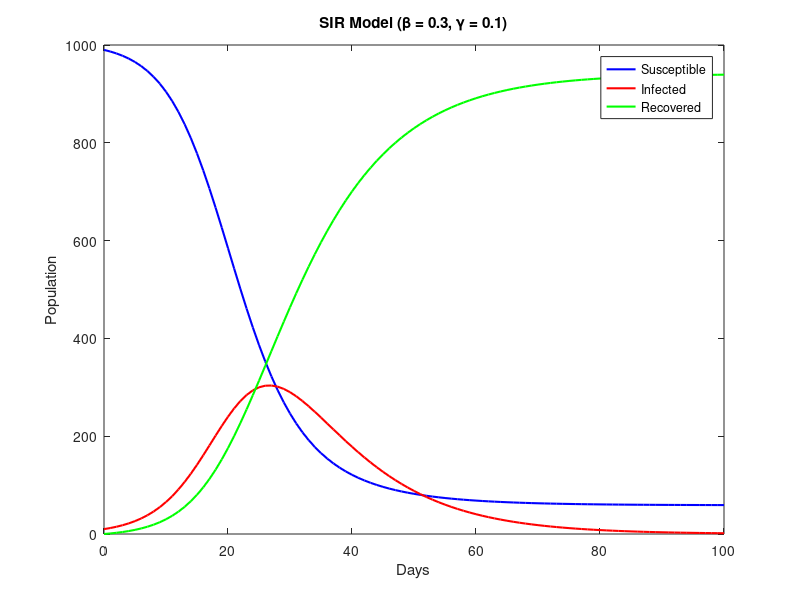
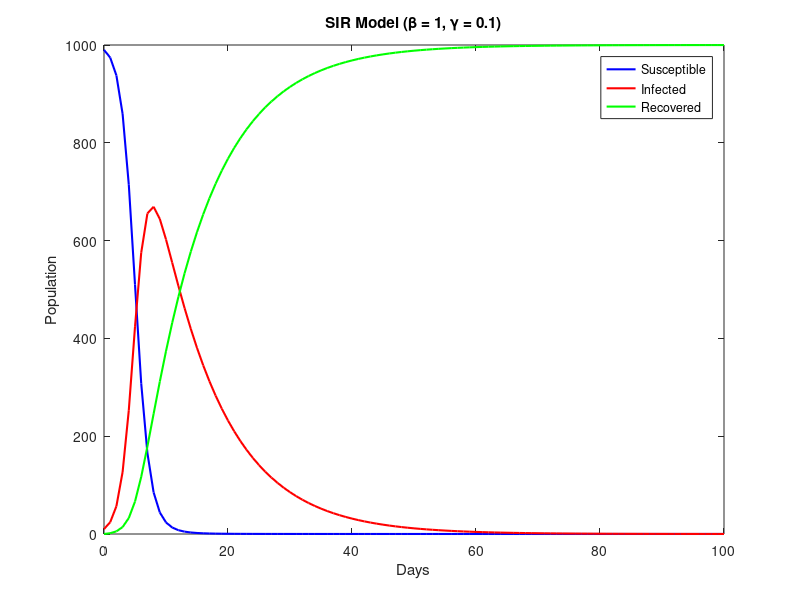
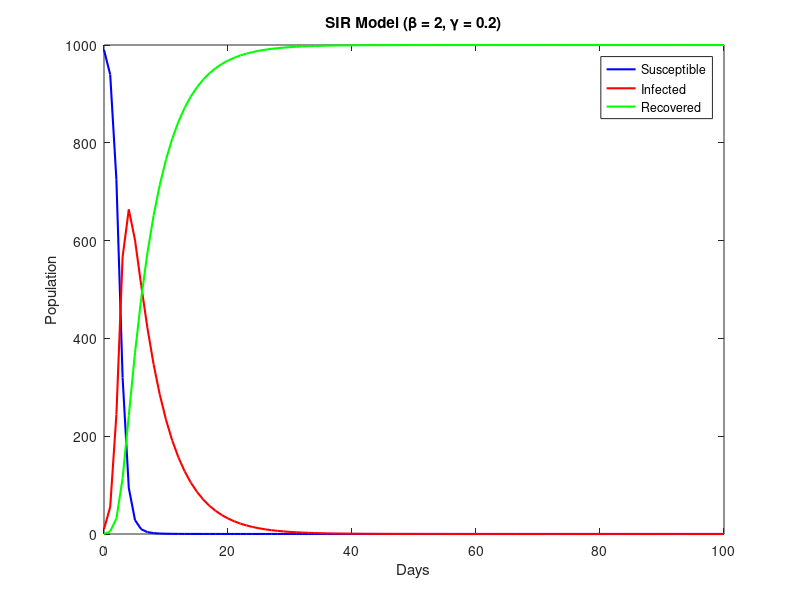

Source code (MATLAB) for these figures, in order: (Note: this script raises an error after producing the figures.)
%% Part 1: Modeling Disease Spread
% Parameters
clc
clear all
Total_pop = 1000; % Total population
Sim_days = 100;   % Duration of the simulation in days
T_step = 1;       % Time step in days

% Initial conditions
S0 = 990; %initial suceptible
I0 = 10;  %initial infected
R0 = 0;   %initial recovered

% Parameters for diseases
dis_params = [0.3, 0.1;  % Seasonal Influenza
              1.0, 0.1;  % COVID-19
             2.0, 0.2]; % Measles

% Loop through each disease scenario
for cdc = 1:size(dis_params, 1)
 
    trans_rate = dis_params(cdc, 1); %transmission rate
    rec_rate = dis_params(cdc, 2);   %recovery rate
    
    % Initialize arrays for S, I, R values
    susceptible = zeros(1, Sim_days + 1);
    infected = zeros(1, Sim_days + 1);
    recovered = zeros(1, Sim_days + 1);
    
    % Set initial values
    susceptible(1) = S0;
    infected(1) = I0;
    recovered(1) = R0;
    
    % Using 4th-order Runge-Kutta method
    for t = 1:Sim_days
        % Calculate k1 values
        k1_s = -trans_rate * susceptible(t) * infected(t) / Total_pop;
        k1_i = (trans_rate * susceptible(t) * infected(t) / Total_pop) - rec_rate * infected(t);
        k1_r = rec_rate * infected(t);
        
        % Calculate k2 values
        k2_s = -trans_rate * (susceptible(t) + 0.5 * T_step * k1_s) * (infected(t) + 0.5 * T_step * k1_i) / Total_pop;
        k2_i = (trans_rate * (susceptible(t) + 0.5 * T_step * k1_s) * (infected(t) + 0.5 * T_step * k1_i) / Total_pop) ...
               - rec_rate * (infected(t) + 0.5 * T_step * k1_i);
        k2_r = rec_rate * (infected(t) + 0.5 * T_step * k1_i);
        
        % Calculate k3 values
        k3_s = -trans_rate * (susceptible(t) + 0.5 * T_step * k2_s) * (infected(t) + 0.5 * T_step * k2_i) / Total_pop;
        k3_i = (trans_rate * (susceptible(t) + 0.5 * T_step * k2_s) * (infected(t) + 0.5 * T_step * k2_i) / Total_pop) ...
               - rec_rate * (infected(t) + 0.5 * T_step * k2_i);
        k3_r = rec_rate * (infected(t) + 0.5 * T_step * k2_i);
        
        % Calculate k4 values
        k4_s = -trans_rate * (susceptible(t) + T_step * k3_s) * (infected(t) + T_step * k3_i) / Total_pop;
        k4_i = (trans_rate * (susceptible(t) + T_step * k3_s) * (infected(t) + T_step * k3_i) / Total_pop) ...
               - rec_rate * (infected(t) + T_step * k3_i);
        k4_r = rec_rate * (infected(t) + T_step * k3_i);
        
        % Update values using weighted average of k1, k2, k3, k4
        susceptible(t + 1) = susceptible(t) + (T_step / 6) * (k1_s + 2 * k2_s + 2 * k3_s + k4_s);
        infected(t + 1) = infected(t) + (T_step / 6) * (k1_i + 2 * k2_i + 2 * k3_i + k4_i);
        recovered(t + 1) = recovered(t) + (T_step / 6) * (k1_r + 2 * k2_r + 2 * k3_r + k4_r);
    end
    
    % Generate plots
    figure;
    plot(0:Sim_days, susceptible, 'b-', 'LineWidth', 1.5); hold on;
    plot(0:Sim_days, infected, 'r-', 'LineWidth', 1.5);
    plot(0:Sim_days, recovered, 'g-', 'LineWidth', 1.5);
    hold off;
    xlabel('Days');
    ylabel('Population');
    legend('Susceptible', 'Infected', 'Recovered');
    title(['SIR Model (\beta = ', num2str(trans_rate), ', \gamma = ', num2str(rec_rate), ')']);
end



%% Part 2: Interpolation
trans_rate = 0.3;  % rate of infection 
rec_rate = 0.1; % rate of recovery 
Total_pop = 1;       % size of population 
Sim_days = 100;     % total simulation 
h1 = 1;      % finer
h2 = 2;      % coarser 
S0 = 0.99; % susceptible 
I0 = 0.01; % infected
R0 = 0;    % recovered 
t_f = 0:h1:Sim_days; % fine steps
t_c = 0:h2:Sim_days; % coarse steps

%  time step (finer)
S_f = zeros(size(t_f));
I_f = zeros(size(t_f));
R_f = zeros(size(t_f));

% initial conditions 
S_f(1) = S0;
I_f(1) = I0;
R_f(1) = R0;

% time step 
for k = 1:length(t_f)-1
    dS = -(trans_rate/Total_pop) * S_f(k) * I_f(k);
    dI = (trans_rate/Total_pop) * S_f(k) * I_f(k) - rec_rate * I_f(k);
    dR = rec_rate * I_f(k);
    
    S_f(k+1) = S_f(k) + h1 * dS;
    I_f(k+1) = I_f(k) + h1 * dI;
    R_f(k+1) = R_f(k) + h1 * dR;
end

% coarser step
S_c = zeros(size(t_c));
I_c= zeros(size(t_c));
R_c = zeros(size(t_c));

%intial conditons 
S_c(1) = S0;
I_c(1) = I0;
R_c(1) = R0;

% time step
for k = 1:length(t_c)-1
    dS = -(trans_rate/Total_pop) * S_c(k) * I_c(k);
    dI = (trans_rate/Total_pop) * S_c(k) * I_c(k) - rec_rate * I_c(k);
    dR = rec_rate * I_c(k);
    
    S_c(k+1) = S_c(k) + h2 * dS;
    I_c(k+1) = I_c(k) + h2 * dI;
    R_c(k+1) = R_c(k) + h2 * dR;
end

% interpolation of odd days
t_odd = 1:2:Sim_days-1;

% coaser linear interpolation
S_l = interp1(t_c, S_c, t_odd, 'linear');
I_l = interp1(t_c, I_c, t_odd, 'linear');
R_l = interp1(t_c, R_c, t_odd, 'linear');

% lagrange 
S_q = interp1(t_c, S_c, t_odd, 'spline');
I_q = interp1(t_c, I_c, t_odd, 'spline');
R_q = interp1(t_c, R_c, t_odd, 'spline');

% finer odd
S_f_odd = interp1(t_f, S_f, t_odd);
I_f_odd = interp1(t_f, I_f, t_odd);
R_f_odd = interp1(t_f, R_f, t_odd);

% linear interpolation
Nint = length(t_odd);
EL2_S_l = sqrt(sum((S_l - S_f_odd).^2) / Nint);
EL2_I_l = sqrt(sum((I_l - I_f_odd).^2) / Nint);
EL2_R_l = sqrt(sum((R_l - R_f_odd).^2) / Nint);

% quad. interpolation
el2_S_q = sqrt(sum((S_q - S_f_odd).^2) / Nint);
el2_I_q = sqrt(sum((I_q - I_f_odd).^2) / Nint);
el2_R_q = sqrt(sum((R_q - R_f_odd).^2) / Nint);

% error table
ErrorTable = table(["Linear"; "Quadratic"], ...
                   [EL2_S_l; el2_S_q], ...
                   [EL2_I_l; el2_I_q], ...
                   [EL2_R_l; el2_R_q], ...
                   'VariableNames', {'Interpolation', 'S_Error', 'I_Error', 'R_Error'});

% error table
disp(ErrorTable);

% plot 
figure;
plot(t_odd, S_f_odd, 'k-o', 'DisplayName', 'Fine Solution (Odd Days)');
hold on;
plot(t_odd, S_l, 'b-*', 'DisplayName', 'Linear Interpolation');
plot(t_odd, S_q, 'r-d', 'DisplayName', 'Quadratic Interpolation');
xlabel('Time (days)');
ylabel('S(t)');
legend;
title('Comparison of Interpolations for S(t)');
grid on;



%% Part 3: Least Squares
Total_pop = 1000;
T_step = 1;
Sim_days = 30;
trans_rate = 0.3;
rec_rate = 0.1;
S0 = 990;
I0 = 10;
R0 = 0;

% Initialize arrays for susceptible, infected, and recovered individuals
susceptible = zeros(1, Sim_days + 1);
infected = zeros(1, Sim_days + 1);
recovered = zeros(1, Sim_days + 1);
susceptible(1) = S0;
infected(1) = I0;
recovered(1) = R0;

for t = 1:Sim_days
    % Calculate k1 values
    k1_s = -trans_rate * susceptible(t) * infected(t) / Total_pop;
    k1_i = (trans_rate * susceptible(t) * infected(t) / Total_pop) - rec_rate * infected(t);
    k1_r = rec_rate * infected(t);

    % Calculate k2 values
    k2_s = -trans_rate * (susceptible(t) + 0.5 * T_step * k1_s) * (infected(t) + 0.5 * T_step * k1_i) / Total_pop;
    k2_i = (trans_rate * (susceptible(t) + 0.5 * T_step * k1_s) * (infected(t) + 0.5 * T_step * k1_i) / Total_pop) - ...
           rec_rate * (infected(t) + 0.5 * T_step * k1_i);
    k2_r = rec_rate * (infected(t) + 0.5 * T_step * k1_i);

    % Calculate k3 values
    k3_s = -trans_rate * (susceptible(t) + 0.5 * T_step * k2_s) * (infected(t) + 0.5 * T_step * k2_i) / Total_pop;
    k3_i = (trans_rate * (susceptible(t) + 0.5 * T_step * k2_s) * (infected(t) + 0.5 * T_step * k2_i) / Total_pop) - ...
           rec_rate * (infected(t) + 0.5 * T_step * k2_i);
    k3_r = rec_rate * (infected(t) + 0.5 * T_step * k2_i);

    % Calculate k4 values
    k4_s = -trans_rate * (susceptible(t) + T_step * k3_s) * (infected(t) + T_step * k3_i) / Total_pop;
    k4_i = (trans_rate * (susceptible(t) + T_step * k3_s) * (infected(t) + T_step * k3_i) / Total_pop) - ...
           rec_rate * (infected(t) + T_step * k3_i);
    k4_r = rec_rate * (infected(t) + T_step * k3_i);

    % Update values using weighted average of k1, k2, k3, k4
    susceptible(t + 1) = susceptible(t) + (T_step / 6) * (k1_s + 2 * k2_s + 2 * k3_s + k4_s);
    infected(t + 1) = infected(t) + (T_step / 6) * (k1_i + 2 * k2_i + 2 * k3_i + k4_i);
    recovered(t + 1) = recovered(t) + (T_step / 6) * (k1_r + 2 * k2_r + 2 * k3_r + k4_r);
end

% Least squares setup
t = 1:Sim_days;
Y = log(infected(1:end-1));
X = t(:);
IF = infected(end);

% estimation of k using t and I(t) arrays
k30 = sum(Y) / sum(X);
I0_est30 = exp(k30*(Sim_days) - log(IF));
trans_rate = (Total_pop/S0)*(k30 + rec_rate);

disp('Transmission Rate Beta using 30 days: ')
disp(trans_rate)
disp('estimated I0 using 30 days: ')
disp(I0_est30)

% Least squares setup
Sim_days = 10;
t = 1:Sim_days;
Y = log(infected(1:end-1));
X = t(:);
IF = infected(end);

% estimation of k using t and I(t) arrays
k10 = sum(Y) / sum(X);
trans_rate = (Total_pop/S0)*(k10 + rec_rate);
I0_est10 = exp(k10*(Sim_days) - log(IF));

disp('Transmission Rate Beta using 10 days: ')
disp(trans_rate)
disp('estimated I0 using 10 days: ')
disp(I0_est10)



%% Part 4: Fourier Analysis
% Parameters
Total_pop = 1000; % Total population
Sim_days = 30;   % Duration of the simulation in days
T_step = 0.1;       % Time step in days

% Initial conditions
S0 = 990; %initial suceptible
I0 = 10;  %initial infected
R0 = 0;   %initial recovered

%Trans rate and recovery rate
trans_rate = @ (x) (0.3*(1+5*sin(2*pi*x))); %transmission raten1
rec_rate = 0.1;   %recovery rate

% Initialize arrays for S, I, R values
susceptible = zeros(1, Sim_days/T_step + 1);
infected = zeros(1, Sim_days/T_step + 1);
recovered = zeros(1, Sim_days/T_step + 1);

% Set initial values
susceptible(1) = S0;
infected(1) = I0;
recovered(1) = R0;
n = 1;

% Using 4th-order Runge-Kutta method
for t = 0:0.1:Sim_days-0.1
    % Calculate k1 values
    k1_s = -trans_rate(t) * susceptible(n) * infected(n) / Total_pop;
    k1_i = (trans_rate(t) * susceptible(n) * infected(n) / Total_pop) - rec_rate * infected(n);
    k1_r = rec_rate * infected(n);

    % Calculate k2 values
    k2_s = -trans_rate(t) * (susceptible(n) + 0.5 * T_step * k1_s) * (infected(n) + 0.5 * T_step * k1_i) / Total_pop;
    k2_i = (trans_rate(t) * (susceptible(n) + 0.5 * T_step * k1_s) * (infected(n) + 0.5 * T_step * k1_i) / Total_pop) ...
        - rec_rate * (infected(n) + 0.5 * T_step * k1_i);
    k2_r = rec_rate * (infected(n) + 0.5 * T_step * k1_i);

    % Calculate k3 values
    k3_s = -trans_rate(t) * (susceptible(n) + 0.5 * T_step * k2_s) * (infected(n) + 0.5 * T_step * k2_i) / Total_pop;
    k3_i = (trans_rate(t) * (susceptible(n) + 0.5 * T_step * k2_s) * (infected(n) + 0.5 * T_step * k2_i) / Total_pop) ...
        - rec_rate * (infected(n) + 0.5 * T_step * k2_i);
    k3_r = rec_rate * (infected(n) + 0.5 * T_step * k2_i);

    % Calculate k4 values
    k4_s = -trans_rate(t) * (susceptible(n) + T_step * k3_s) * (infected(n) + T_step * k3_i) / Total_pop;
    k4_i = (trans_rate(t) * (susceptible(n) + T_step * k3_s) * (infected(n) + T_step * k3_i) / Total_pop) ...
        - rec_rate * (infected(n) + T_step * k3_i);
    k4_r = rec_rate * (infected(n) + T_step * k3_i);

    % Update values using weighted average of k1, k2, k3, k4
    susceptible(n + 1) = susceptible(n) + (T_step / 6) * (k1_s + 2 * k2_s + 2 * k3_s + k4_s);
    infected(n + 1) = infected(n) + (T_step / 6) * (k1_i + 2 * k2_i + 2 * k3_i + k4_i);
    recovered(n + 1) = recovered(n) + (T_step / 6) * (k1_r + 2 * k2_r + 2 * k3_r + k4_r);

    n=n+1;
end

% Generate plot
figure;
plot(0:0.1:Sim_days, susceptible, 'b-', 'LineWidth', 1.5); hold on;
plot(0:0.1:Sim_days, infected, 'r-', 'LineWidth', 1.5);
plot(0:0.1:Sim_days, recovered, 'g-', 'LineWidth', 1.5);
hold off;
xlabel('Days');
ylabel('Population');
legend('Susceptible', 'Infected', 'Recovered');
title(['SIR Model (\beta = ', 'Periodic variation', ', \gamma = ', num2str(rec_rate), ')']);


% Fourier transform
susceptiblefft = fft(susceptible);
infectedfft = fft(infected);
recoveredfft = fft(recovered);

% Define frequency
T = Sim_days;
N = 300;
f = 1/T.*(0:N/2);

% Plot
figure;
plot(f,abs(infectedfft(1:N/2+1)))
hold on
title('Spectrum with ω = 2pi')

% Replace ω with ω = 2π × 100/365
% Parameters
Total_pop = 1000; % Total population
Sim_days = 30;   % Duration of the simulation in days
T_step = 0.1;       % Time step in days

% Initial conditions
S0 = 990; %initial suceptible
I0 = 10;  %initial infected
R0 = 0;   %initial recovered

%Trans rate and recovery rate
trans_rate = @ (x) (0.3*(1+5*sin(2*100/365*pi*x))); %transmission raten1
rec_rate = 0.1;   %recovery rate

% Initialize arrays for S, I, R values
susceptible1 = zeros(1, Sim_days/T_step + 1);
infected1 = zeros(1, Sim_days/T_step + 1);
recovered1 = zeros(1, Sim_days/T_step + 1);

% Set initial values
susceptible1(1) = S0;
infected1(1) = I0;
recovered1(1) = R0;
n = 1;

% Using 4th-order Runge-Kutta method
for t = 0:0.1:Sim_days-0.1
    % Calculate k1 values
    k1_s = -trans_rate(t) * susceptible1(n) * infected1(n) / Total_pop;
    k1_i = (trans_rate(t) * susceptible1(n) * infected1(n) / Total_pop) - rec_rate * infected1(n);
    k1_r = rec_rate * infected1(n);

    % Calculate k2 values
    k2_s = -trans_rate(t) * (susceptible1(n) + 0.5 * T_step * k1_s) * (infected1(n) + 0.5 * T_step * k1_i) / Total_pop;
    k2_i = (trans_rate(t) * (susceptible1(n) + 0.5 * T_step * k1_s) * (infected1(n) + 0.5 * T_step * k1_i) / Total_pop) ...
        - rec_rate * (infected1(n) + 0.5 * T_step * k1_i);
    k2_r = rec_rate * (infected1(n) + 0.5 * T_step * k1_i);

    % Calculate k3 values
    k3_s = -trans_rate(t) * (susceptible1(n) + 0.5 * T_step * k2_s) * (infected1(n) + 0.5 * T_step * k2_i) / Total_pop;
    k3_i = (trans_rate(t) * (susceptible1(n) + 0.5 * T_step * k2_s) * (infected1(n) + 0.5 * T_step * k2_i) / Total_pop) ...
        - rec_rate * (infected1(n) + 0.5 * T_step * k2_i);
    k3_r = rec_rate * (infected1(n) + 0.5 * T_step * k2_i);

    % Calculate k4 values
    k4_s = -trans_rate(t) * (susceptible1(n) + T_step * k3_s) * (infected1(n) + T_step * k3_i) / Total_pop;
    k4_i = (trans_rate(t) * (susceptible1(n) + T_step * k3_s) * (infected1(n) + T_step * k3_i) / Total_pop) ...
        - rec_rate * (infected1(n) + T_step * k3_i);
    k4_r = rec_rate * (infected1(n) + T_step * k3_i);

    % Update values using weighted average of k1, k2, k3, k4
    susceptible1(n + 1) = susceptible1(n) + (T_step / 6) * (k1_s + 2 * k2_s + 2 * k3_s + k4_s);
    infected1(n + 1) = infected1(n) + (T_step / 6) * (k1_i + 2 * k2_i + 2 * k3_i + k4_i);
    recovered1(n + 1) = recovered1(n) + (T_step / 6) * (k1_r + 2 * k2_r + 2 * k3_r + k4_r);

    n=n+1;
end

% Generate plot
figure;
plot(0:0.1:Sim_days, susceptible1, 'b-', 'LineWidth', 1.5); hold on;
plot(0:0.1:Sim_days, infected1, 'r-', 'LineWidth', 1.5);
plot(0:0.1:Sim_days, recovered1, 'g-', 'LineWidth', 1.5);
hold off;
xlabel('Days');
ylabel('Population');
legend('Susceptible', 'Infected', 'Recovered');
title(['SIR Model (\beta = ', 'Periodic variation', ', \gamma = ', num2str(rec_rate), ')']);


% Fourier transform
susceptiblefft1 = fft(susceptible1);
infectedfft1 = fft(infected1);
recoveredfft1 = fft(recovered1);

% Define frequency
T = Sim_days;
N = 300;
f = 1/T.*(0:N/2);

% Plot
figure;
plot(f,abs(infectedfft(1:N/2+1)))
hold on
title('Spectrum with ω = 2pi*100/365')
